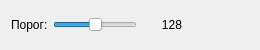
<?xml version="1.0" encoding="UTF-8"?>
<ui version="4.0">
 <class>ThresholdFilterWidget</class>
 <widget class="QWidget" name="ThresholdFilterWidget">
  <property name="geometry">
   <rect>
    <x>0</x>
    <y>0</y>
    <width>260</width>
    <height>50</height>
   </rect>
  </property>
  <property name="minimumSize">
   <size>
    <width>0</width>
    <height>50</height>
   </size>
  </property>
  <layout class="QHBoxLayout" name="horizontalLayout">
   <property name="spacing">
    <number>5</number>
   </property>
   <item>
    <widget class="QLabel" name="label">
     <property name="text">
      <string>Порог:</string>
     </property>
    </widget>
   </item>
   <item>
    <widget class="ClickableSlider" name="thresholdSlider">
     <property name="minimum">
      <number>0</number>
     </property>
     <property name="maximum">
      <number>255</number>
     </property>
     <property name="value">
      <number>128</number>
     </property>
     <property name="tracking">
      <bool>false</bool>
     </property>
     <property name="orientation">
      <enum>Qt::Horizontal</enum>
     </property>
    </widget>
   </item>
   <item>
    <widget class="QLabel" name="valueLabel">
     <property name="text">
      <string>128</string>
     </property>
     <property name="minimumSize">
      <size>
       <width>40</width>
       <height>0</height>
      </size>
     </property>
     <property name="alignment">
      <set>Qt::AlignRight|Qt::AlignTrailing|Qt::AlignVCenter</set>
     </property>
    </widget>
   </item>
   <item>
    <spacer name="horizontalSpacer">
     <property name="orientation">
      <enum>Qt::Horizontal</enum>
     </property>
     <property name="sizeHint" stdset="0">
      <size>
       <width>40</width>
       <height>20</height>
      </size>
     </property>
    </spacer>
   </item>
  </layout>
 </widget>
 <customwidgets>
  <customwidget>
   <class>ClickableSlider</class>
   <extends>QSlider</extends>
   <header>gui/ClickableSlider.h</header>
  </customwidget>
 </customwidgets>
 <resources/>
 <connections/>
</ui>
